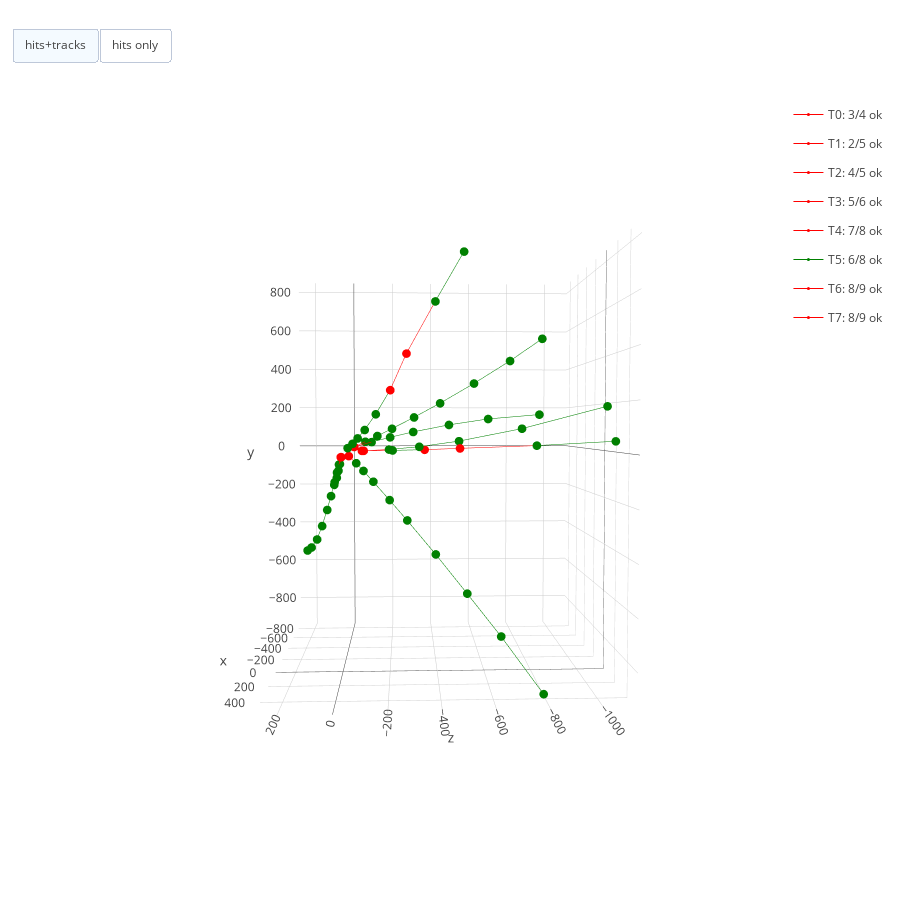

The code cell stored with this chart in its notebook:
### Code cell
invalid_tracks = [t for t in final_tracks if not dw.is_real_xplet(t)]
iplot_results_tracks(dw, invalid_tracks, dims=list('zxy'))

### Figure 1 — Plotly figure (JSON) as saved in the notebook; plotly's stock layout.template omitted (floating-point values rounded to 4 significant figures)
{"data": [{"hoverinfo": "name+text", "legendgroup": "0", "line": {"color": "red", "width": 1}, "marker": {"size": 3}, "name": "T0: 3/4 ok", "opacity": 1, "showlegend": true, "text": ["21771", "29759", "36722", "43102", "74500"], "type": "scatter3d", "uid": "cc75b5d8-b5c3-4970-bd02-2753bbe36c2b", "x": [7.704, 13.37], "y": [-17.29, -43.03], "z": [-26.57, -56.98]}, {"hoverinfo": "name+text", "legendgroup": "0", "line": {"color": "green", "width": 1}, "marker": {"size": 3}, "name": "T0: 3/4 ok", "opacity": 1, "showlegend": false, "text": ["21771", "29759", "36722", "43102", "74500"], "type": "scatter3d", "uid": "e1a2dc3e-0b32-48e9-b61a-dd436ceb6268", "x": [13.37, 22.03], "y": [-43.03, -75.21], "z": [-56.98, -86.84]}, {"hoverinfo": "name+text", "legendgroup": "0", "line": {"color": "green", "width": 1}, "marker": {"size": 3}, "name": "T0: 3/4 ok", "opacity": 1, "showlegend": false, "text": ["21771", "29759", "36722", "43102", "74500"], "type": "scatter3d", "uid": "fa9fd101-7961-4eb9-8452-027988faed07", "x": [22.03, 32.99], "y": [-75.21, -122.2], "z": [-86.84, -120.3]}, {"hoverinfo": "name+text", "legendgroup": "0", "line": {"color": "green", "width": 1}, "marker": {"size": 3}, "name": "T0: 3/4 ok", "opacity": 1, "showlegend": false, "text": ["21771", "29759", "36722", "43102", "74500"], "type": "scatter3d", "uid": "01ae10c4-62fa-40b8-b251-c1d2e47b26af", "x": [32.99, 51], "y": [-122.2, -206.9], "z": [-120.3, -156.9]}, {"hoverinfo": "name+text", "legendgroup": "1", "line": {"color": "red", "width": 1}, "marker": {"size": 3}, "name": "T1: 2/5 ok", "opacity": 1, "showlegend": true, "text": ["18678", "26826", "33989", "40074", "71645", "78434"], "type": "scatter3d", "uid": "c990cf42-b283-4de3-aef4-328ae5c4ab13", "x": [-83.92, -212.7], "y": [31.58, 72.07], "z": [1.686, 4.289]}, {"hoverinfo": "name+text", "legendgroup": "1", "line": {"color": "green", "width": 1}, "marker": {"size": 3}, "name": "T1: 2/5 ok", "opacity": 1, "showlegend": false, "text": ["18678", "26826", "33989", "40074", "71645", "78434"], "type": "scatter3d", "uid": "cdeff0f1-013d-45dc-98db-4ae6d8f37578", "x": [-212.7, -344.2], "y": [72.07, 115.8], "z": [4.289, 8.168]}, {"hoverinfo": "name+text", "legendgroup": "1", "line": {"color": "red", "width": 1}, "marker": {"size": 3}, "name": "T1: 2/5 ok", "opacity": 1, "showlegend": false, "text": ["18678", "26826", "33989", "40074", "71645", "78434"], "type": "scatter3d", "uid": "32f4f6d2-0d2e-4e10-9402-536dc538fd2c", "x": [-344.2, -485.8], "y": [115.8, 170.6], "z": [8.168, 15.0]}, {"hoverinfo": "name+text", "legendgroup": "1", "line": {"color": "red", "width": 1}, "marker": {"size": 3}, "name": "T1: 2/5 ok", "opacity": 1, "showlegend": false, "text": ["18678", "26826", "33989", "40074", "71645", "78434"], "type": "scatter3d", "uid": "ca1393dd-862e-4881-9917-b67b5d609ea0", "x": [-485.8, -783.8], "y": [170.6, 261.2], "z": [15.0, 27.99]}, {"hoverinfo": "name+text", "legendgroup": "1", "line": {"color": "green", "width": 1}, "marker": {"size": 3}, "name": "T1: 2/5 ok", "opacity": 1, "showlegend": false, "text": ["18678", "26826", "33989", "40074", "71645", "78434"], "type": "scatter3d", "uid": "1cdcc323-114f-4ce2-91a2-b302d70e300d", "x": [-783.8, -1075.0], "y": [261.2, 356.6], "z": [27.99, 46.59]}, {"hoverinfo": "name+text", "legendgroup": "2", "line": {"color": "red", "width": 1}, "marker": {"size": 3}, "name": "T2: 4/5 ok", "opacity": 1, "showlegend": true, "text": ["18636", "27337", "33996", "40083", "71884", "78442"], "type": "scatter3d", "uid": "16732138-1a36-435b-aca7-f77ae5545f28", "x": [-91.35, -197.8], "y": [31.58, 71.7], "z": [1.587, 7.922]}, {"hoverinfo": "name+text", "legendgroup": "2", "line": {"color": "green", "width": 1}, "marker": {"size": 3}, "name": "T2: 4/5 ok", "opacity": 1, "showlegend": false, "text": ["18636", "27337", "33996", "40083", "71884", "78442"], "type": "scatter3d", "uid": "b10f93e4-37f9-4247-acbc-9ab0ed8ac902", "x": [-197.8, -322.4], "y": [71.7, 114.5], "z": [7.922, 20.43]}, {"hoverinfo": "name+text", "legendgroup": "2", "line": {"color": "green", "width": 1}, "marker": {"size": 3}, "name": "T2: 4/5 ok", "opacity": 1, "showlegend": false, "text": ["18636", "27337", "33996", "40083", "71884", "78442"], "type": "scatter3d", "uid": "106e6415-daa1-4839-8e35-fbc443b4342b", "x": [-322.4, -482.0], "y": [114.5, 167.2], "z": [20.43, 44.09]}, {"hoverinfo": "name+text", "legendgroup": "2", "line": {"color": "green", "width": 1}, "marker": {"size": 3}, "name": "T2: 4/5 ok", "opacity": 1, "showlegend": false, "text": ["18636", "27337", "33996", "40083", "71884", "78442"], "type": "scatter3d", "uid": "e76bf241-3632-43aa-9676-36c5a0691d19", "x": [-482.0, -727.6], "y": [167.2, 239.8], "z": [44.09, 94.78]}, {"hoverinfo": "name+text", "legendgroup": "2", "line": {"color": "green", "width": 1}, "marker": {"size": 3}, "name": "T2: 4/5 ok", "opacity": 1, "showlegend": false, "text": ["18636", "27337", "33996", "40083", "71884", "78442"], "type": "scatter3d", "uid": "de4d7e7b-224e-451d-93c5-d626358a5419", "x": [-727.6, -1052.0], "y": [239.8, 313.7], "z": [94.78, 182.0]}, {"hoverinfo": "name+text", "legendgroup": "3", "line": {"color": "red", "width": 1}, "marker": {"size": 3}, "name": "T3: 5/6 ok", "opacity": 1, "showlegend": true, "text": ["21237", "28367", "35078", "40915", "72974", "79461", "85578"], "type": "scatter3d", "uid": "b9616dd8-87b2-428b-b05b-622df957b2f2", "x": [-48.4, -121.1], "y": [-27.55, -62.41], "z": [16.38, 36.19]}, {"hoverinfo": "name+text", "legendgroup": "3", "line": {"color": "green", "width": 1}, "marker": {"size": 3}, "name": "T3: 5/6 ok", "opacity": 1, "showlegend": false, "text": ["21237", "28367", "35078", "40915", "72974", "79461", "85578"], "type": "scatter3d", "uid": "42519a54-ca8f-4132-a8c4-60522587acb4", "x": [-121.1, -199.7], "y": [-62.41, -101.3], "z": [36.19, 55.97]}, {"hoverinfo": "name+text", "legendgroup": "3", "line": {"color": "green", "width": 1}, "marker": {"size": 3}, "name": "T3: 5/6 ok", "opacity": 1, "showlegend": false, "text": ["21237", "28367", "35078", "40915", "72974", "79461", "85578"], "type": "scatter3d", "uid": "065bab58-27bc-4eab-845f-7ef23c470a13", "x": [-199.7, -300.3], "y": [-101.3, -152.1], "z": [55.97, 78.88]}, {"hoverinfo": "name+text", "legendgroup": "3", "line": {"color": "green", "width": 1}, "marker": {"size": 3}, "name": "T3: 5/6 ok", "opacity": 1, "showlegend": false, "text": ["21237", "28367", "35078", "40915", "72974", "79461", "85578"], "type": "scatter3d", "uid": "893c651b-40c9-4e91-bf02-bd5258c42f48", "x": [-300.3, -461.8], "y": [-152.1, -235.7], "z": [78.88, 109.9]}, {"hoverinfo": "name+text", "legendgroup": "3", "line": {"color": "green", "width": 1}, "marker": {"size": 3}, "name": "T3: 5/6 ok", "opacity": 1, "showlegend": false, "text": ["21237", "28367", "35078", "40915", "72974", "79461", "85578"], "type": "scatter3d", "uid": "25beae9c-2fa0-45dc-a635-1b3a70a0ee09", "x": [-461.8, -648.3], "y": [-235.7, -334.6], "z": [109.9, 137.3]}, {"hoverinfo": "name+text", "legendgroup": "3", "line": {"color": "green", "width": 1}, "marker": {"size": 3}, "name": "T3: 5/6 ok", "opacity": 1, "showlegend": false, "text": ["21237", "28367", "35078", "40915", "72974", "79461", "85578"], "type": "scatter3d", "uid": "651604d5-b549-410b-a631-1248d72242e3", "x": [-648.3, -908.1], "y": [-334.6, -475.9], "z": [137.3, 159.3]}, {"hoverinfo": "name+text", "legendgroup": "4", "line": {"color": "red", "width": 1}, "marker": {"size": 3}, "name": "T4: 7/8 ok", "opacity": 1, "showlegend": true, "text": ["21216", "28364", "35080", "41733", "73363", "80100", "86293", "92029", "108036"], "type": "scatter3d", "uid": "a0c2c6b3-2f02-4450-bab4-be6d933764ee", "x": [-48.82, -94.45], "y": [-27.47, -61.81], "z": [16.56, 37.84]}, {"hoverinfo": "name+text", "legendgroup": "4", "line": {"color": "green", "width": 1}, "marker": {"size": 3}, "name": "T4: 7/8 ok", "opacity": 1, "showlegend": false, "text": ["21216", "28364", "35080", "41733", "73363", "80100", "86293", "92029", "108036"], "type": "scatter3d", "uid": "ce675f9f-e6bf-4334-b235-967f8a6aab49", "x": [-94.45, -144.6], "y": [-61.81, -98.71], "z": [37.84, 61.96]}, {"hoverinfo": "name+text", "legendgroup": "4", "line": {"color": "green", "width": 1}, "marker": {"size": 3}, "name": "T4: 7/8 ok", "opacity": 1, "showlegend": false, "text": ["21216", "28364", "35080", "41733", "73363", "80100", "86293", "92029", "108036"], "type": "scatter3d", "uid": "7a67e3b3-be2f-4ac8-aecd-49007e4f91f6", "x": [-144.6, -207.4], "y": [-98.71, -144.2], "z": [61.96, 93.04]}, {"hoverinfo": "name+text", "legendgroup": "4", "line": {"color": "green", "width": 1}, "marker": {"size": 3}, "name": "T4: 7/8 ok", "opacity": 1, "showlegend": false, "text": ["21216", "28364", "35080", "41733", "73363", "80100", "86293", "92029", "108036"], "type": "scatter3d", "uid": "9e4179ac-5520-48c0-a821-2cb28b5185ac", "x": [-207.4, -304.8], "y": [-144.2, -213.4], "z": [93.04, 143.4]}, {"hoverinfo": "name+text", "legendgroup": "4", "line": {"color": "green", "width": 1}, "marker": {"size": 3}, "name": "T4: 7/8 ok", "opacity": 1, "showlegend": false, "text": ["21216", "28364", "35080", "41733", "73363", "80100", "86293", "92029", "108036"], "type": "scatter3d", "uid": "7d0b907c-ebe1-4bac-991f-989e2989a084", "x": [-304.8, -424.6], "y": [-213.4, -295.5], "z": [143.4, 208.5]}, {"hoverinfo": "name+text", "legendgroup": "4", "line": {"color": "green", "width": 1}, "marker": {"size": 3}, "name": "T4: 7/8 ok", "opacity": 1, "showlegend": false, "text": ["21216", "28364", "35080", "41733", "73363", "80100", "86293", "92029", "108036"], "type": "scatter3d", "uid": "0a07b0d5-c541-4bc4-b807-38d100f062f9", "x": [-424.6, -588], "y": [-295.5, -403.2], "z": [208.5, 303.8]}, {"hoverinfo": "name+text", "legendgroup": "4", "line": {"color": "green", "width": 1}, "marker": {"size": 3}, "name": "T4: 7/8 ok", "opacity": 1, "showlegend": false, "text": ["21216", "28364", "35080", "41733", "73363", "80100", "86293", "92029", "108036"], "type": "scatter3d", "uid": "a515b0c1-0d50-4bf3-9c8a-02abdf4c6be2", "x": [-588, -771.2], "y": [-403.2, -516.7], "z": [303.8, 418.0]}, {"hoverinfo": "name+text", "legendgroup": "4", "line": {"color": "green", "width": 1}, "marker": {"size": 3}, "name": "T4: 7/8 ok", "opacity": 1, "showlegend": false, "text": ["21216", "28364", "35080", "41733", "73363", "80100", "86293", "92029", "108036"], "type": "scatter3d", "uid": "e0d991d3-4888-4099-8d70-23690db388c4", "x": [-771.2, -943.2], "y": [-516.7, -618.2], "z": [418.0, 535.2]}, {"hoverinfo": "name+text", "legendgroup": "5", "line": {"color": "green", "width": 1}, "marker": {"size": 3}, "name": "T5: 6/8 ok", "opacity": 1, "showlegend": true, "text": ["20370", "29064", "35486", "42092", "74186", "80773", "87180", "93059", "108944"], "type": "scatter3d", "uid": "4755f970-4082-43d4-b877-3d6cbeced1f1", "x": [-24.42, -46.98], "y": [29.37, 65.36], "z": [12.75, 31.81]}, {"hoverinfo": "name+text", "legendgroup": "5", "line": {"color": "green", "width": 1}, "marker": {"size": 3}, "name": "T5: 6/8 ok", "opacity": 1, "showlegend": false, "text": ["20370", "29064", "35486", "42092", "74186", "80773", "87180", "93059", "108944"], "type": "scatter3d", "uid": "8f00331d-7926-4860-9b3e-c727d847dd4c", "x": [-46.98, -70.12], "y": [65.36, 101.1], "z": [31.81, 54.51]}, {"hoverinfo": "name+text", "legendgroup": "5", "line": {"color": "green", "width": 1}, "marker": {"size": 3}, "name": "T5: 6/8 ok", "opacity": 1, "showlegend": false, "text": ["20370", "29064", "35486", "42092", "74186", "80773", "87180", "93059", "108944"], "type": "scatter3d", "uid": "23e25fe7-a8f6-49bb-ab6c-9ea55310dc69", "x": [-70.12, -101.2], "y": [101.1, 146.1], "z": [54.51, 89.26]}, {"hoverinfo": "name+text", "legendgroup": "5", "line": {"color": "green", "width": 1}, "marker": {"size": 3}, "name": "T5: 6/8 ok", "opacity": 1, "showlegend": false, "text": ["20370", "29064", "35486", "42092", "74186", "80773", "87180", "93059", "108944"], "type": "scatter3d", "uid": "f890ed89-f810-4485-aa51-396c416b7824", "x": [-101.2, -148], "y": [146.1, 206.5], "z": [89.26, 151.9]}, {"hoverinfo": "name+text", "legendgroup": "5", "line": {"color": "green", "width": 1}, "marker": {"size": 3}, "name": "T5: 6/8 ok", "opacity": 1, "showlegend": false, "text": ["20370", "29064", "35486", "42092", "74186", "80773", "87180", "93059", "108944"], "type": "scatter3d", "uid": "9e0350ee-8628-45de-b847-f8536ac5166e", "x": [-148, -206.6], "y": [206.5, 266.7], "z": [151.9, 245.3]}, {"hoverinfo": "name+text", "legendgroup": "5", "line": {"color": "red", "width": 1}, "marker": {"size": 3}, "name": "T5: 6/8 ok", "opacity": 1, "showlegend": false, "text": ["20370", "29064", "35486", "42092", "74186", "80773", "87180", "93059", "108944"], "type": "scatter3d", "uid": "ee55343c-2076-4497-bfcf-2e514a7da29e", "x": [-206.6, -270], "y": [266.7, 314.0], "z": [245.3, 383.8]}, {"hoverinfo": "name+text", "legendgroup": "5", "line": {"color": "red", "width": 1}, "marker": {"size": 3}, "name": "T5: 6/8 ok", "opacity": 1, "showlegend": false, "text": ["20370", "29064", "35486", "42092", "74186", "80773", "87180", "93059", "108944"], "type": "scatter3d", "uid": "db0a6678-067b-4a14-aa62-3ade12840c15", "x": [-270, -381.4], "y": [314.0, 311.3], "z": [383.8, 584.0]}, {"hoverinfo": "name+text", "legendgroup": "5", "line": {"color": "green", "width": 1}, "marker": {"size": 3}, "name": "T5: 6/8 ok", "opacity": 1, "showlegend": false, "text": ["20370", "29064", "35486", "42092", "74186", "80773", "87180", "93059", "108944"], "type": "scatter3d", "uid": "9ca444df-db54-474f-8bab-484424b2e2e2", "x": [-381.4, -498.8], "y": [311.3, 211.4], "z": [584.0, 794.7]}, {"hoverinfo": "name+text", "legendgroup": "6", "line": {"color": "red", "width": 1}, "marker": {"size": 3}, "name": "T6: 8/9 ok", "opacity": 1, "showlegend": true, "text": ["21751", "29755", "36738", "43124", "75149", "82027", "88584", "94857", "110746", "115870"], "type": "scatter3d", "uid": "e80df54c-463a-4427-acd3-4bcb34ed89b8", "x": [5.679, 17.05], "y": [-17.58, -39.78], "z": [-26.43, -58.96]}, {"hoverinfo": "name+text", "legendgroup": "6", "line": {"color": "green", "width": 1}, "marker": {"size": 3}, "name": "T6: 8/9 ok", "opacity": 1, "showlegend": false, "text": ["21751", "29755", "36738", "43124", "75149", "82027", "88584", "94857", "110746", "115870"], "type": "scatter3d", "uid": "6620e3fe-6b48-4289-9841-964810555cd9", "x": [17.05, 27.51], "y": [-39.78, -66.03], "z": [-58.96, -94.21]}, {"hoverinfo": "name+text", "legendgroup": "6", "line": {"color": "green", "width": 1}, "marker": {"size": 3}, "name": "T6: 8/9 ok", "opacity": 1, "showlegend": false, "text": ["21751", "29755", "36738", "43124", "75149", "82027", "88584", "94857", "110746", "115870"], "type": "scatter3d", "uid": "858860eb-468f-41d5-8735-1be41a2687b7", "x": [27.51, 40.73], "y": [-66.03, -101.8], "z": [-94.21, -138.1]}, {"hoverinfo": "name+text", "legendgroup": "6", "line": {"color": "green", "width": 1}, "marker": {"size": 3}, "name": "T6: 8/9 ok", "opacity": 1, "showlegend": false, "text": ["21751", "29755", "36738", "43124", "75149", "82027", "88584", "94857", "110746", "115870"], "type": "scatter3d", "uid": "9c6b372b-ed52-43e2-9a74-d866f770f859", "x": [40.73, 61.6], "y": [-101.8, -161.9], "z": [-138.1, -203.4]}, {"hoverinfo": "name+text", "legendgroup": "6", "line": {"color": "green", "width": 1}, "marker": {"size": 3}, "name": "T6: 8/9 ok", "opacity": 1, "showlegend": false, "text": ["21751", "29755", "36738", "43124", "75149", "82027", "88584", "94857", "110746", "115870"], "type": "scatter3d", "uid": "adb974b8-82e6-4d60-8ead-3d9881e43f1b", "x": [61.6, 85.2], "y": [-161.9, -235.4], "z": [-203.4, -271.6]}, {"hoverinfo": "name+text", "legendgroup": "6", "line": {"color": "green", "width": 1}, "marker": {"size": 3}, "name": "T6: 8/9 ok", "opacity": 1, "showlegend": false, "text": ["21751", "29755", "36738", "43124", "75149", "82027", "88584", "94857", "110746", "115870"], "type": "scatter3d", "uid": "7a32b4a9-02fb-4856-92b6-3991bc4f51e3", "x": [85.2, 119.2], "y": [-235.4, -350.9], "z": [-271.6, -357.5]}, {"hoverinfo": "name+text", "legendgroup": "6", "line": {"color": "green", "width": 1}, "marker": {"size": 3}, "name": "T6: 8/9 ok", "opacity": 1, "showlegend": false, "text": ["21751", "29755", "36738", "43124", "75149", "82027", "88584", "94857", "110746", "115870"], "type": "scatter3d", "uid": "0f5527b8-5b07-4558-b07c-a46692ba9b2d", "x": [119.2, 157.4], "y": [-350.9, -497.1], "z": [-357.5, -438.8]}, {"hoverinfo": "name+text", "legendgroup": "6", "line": {"color": "green", "width": 1}, "marker": {"size": 3}, "name": "T6: 8/9 ok", "opacity": 1, "showlegend": false, "text": ["21751", "29755", "36738", "43124", "75149", "82027", "88584", "94857", "110746", "115870"], "type": "scatter3d", "uid": "ace8426a-ed94-4dba-8392-b6de7f8781b2", "x": [157.4, 200.6], "y": [-497.1, -652.3], "z": [-438.8, -499.1]}, {"hoverinfo": "name+text", "legendgroup": "6", "line": {"color": "green", "width": 1}, "marker": {"size": 3}, "name": "T6: 8/9 ok", "opacity": 1, "showlegend": false, "text": ["21751", "29755", "36738", "43124", "75149", "82027", "88584", "94857", "110746", "115870"], "type": "scatter3d", "uid": "fd1c1957-fe9e-4fce-bfe5-4fba73a810e9", "x": [200.6, 243.8], "y": [-652.3, -864.9], "z": [-499.1, -544.6]}, {"hoverinfo": "name+text", "legendgroup": "7", "line": {"color": "red", "width": 1}, "marker": {"size": 3}, "name": "T7: 8/9 ok", "opacity": 1, "showlegend": true, "text": ["20091", "28833", "35348", "41975", "73536", "80266", "86722", "92645", "108591", "113372"], "type": "scatter3d", "uid": "19dfc434-4a23-44b5-86e0-8278b97336ba", "x": [-28.86, -61.41], "y": [25.52, 53.82], "z": [-20.6, -49.16]}, {"hoverinfo": "name+text", "legendgroup": "7", "line": {"color": "green", "width": 1}, "marker": {"size": 3}, "name": "T7: 8/9 ok", "opacity": 1, "showlegend": false, "text": ["20091", "28833", "35348", "41975", "73536", "80266", "86722", "92645", "108591", "113372"], "type": "scatter3d", "uid": "90f6a56d-2b25-4d3a-ab7a-6c9048c83868", "x": [-61.41, -92.71], "y": [53.82, 83.4], "z": [-49.16, -79.79]}, {"hoverinfo": "name+text", "legendgroup": "7", "line": {"color": "green", "width": 1}, "marker": {"size": 3}, "name": "T7: 8/9 ok", "opacity": 1, "showlegend": false, "text": ["20091", "28833", "35348", "41975", "73536", "80266", "86722", "92645", "108591", "113372"], "type": "scatter3d", "uid": "3102df1d-a3f3-44c9-bd40-1263311426ae", "x": [-92.71, -134.6], "y": [83.4, 121.7], "z": [-79.79, -122.0]}, {"hoverinfo": "name+text", "legendgroup": "7", "line": {"color": "green", "width": 1}, "marker": {"size": 3}, "name": "T7: 8/9 ok", "opacity": 1, "showlegend": false, "text": ["20091", "28833", "35348", "41975", "73536", "80266", "86722", "92645", "108591", "113372"], "type": "scatter3d", "uid": "339daf67-c8d3-401a-8d1d-3de8e53f8089", "x": [-134.6, -201.8], "y": [121.7, 180.3], "z": [-122.0, -192.3]}, {"hoverinfo": "name+text", "legendgroup": "7", "line": {"color": "green", "width": 1}, "marker": {"size": 3}, "name": "T7: 8/9 ok", "opacity": 1, "showlegend": false, "text": ["20091", "28833", "35348", "41975", "73536", "80266", "86722", "92645", "108591", "113372"], "type": "scatter3d", "uid": "9bab10f1-6f7a-4bdc-82ad-7989c2b42ad0", "x": [-201.8, -272.4], "y": [180.3, 237.2], "z": [-192.3, -268.4]}, {"hoverinfo": "name+text", "legendgroup": "7", "line": {"color": "green", "width": 1}, "marker": {"size": 3}, "name": "T7: 8/9 ok", "opacity": 1, "showlegend": false, "text": ["20091", "28833", "35348", "41975", "73536", "80266", "86722", "92645", "108591", "113372"], "type": "scatter3d", "uid": "38a81132-6336-43af-9ddb-fa1180344466", "x": [-272.4, -382.6], "y": [237.2, 316.5], "z": [-268.4, -392.7]}, {"hoverinfo": "name+text", "legendgroup": "7", "line": {"color": "green", "width": 1}, "marker": {"size": 3}, "name": "T7: 8/9 ok", "opacity": 1, "showlegend": false, "text": ["20091", "28833", "35348", "41975", "73536", "80266", "86722", "92645", "108591", "113372"], "type": "scatter3d", "uid": "8b86a814-ed12-4fa5-950a-62f3cbda5e9b", "x": [-382.6, -500], "y": [316.5, 389.7], "z": [-392.7, -532.8]}, {"hoverinfo": "name+text", "legendgroup": "7", "line": {"color": "green", "width": 1}, "marker": {"size": 3}, "name": "T7: 8/9 ok", "opacity": 1, "showlegend": false, "text": ["20091", "28833", "35348", "41975", "73536", "80266", "86722", "92645", "108591", "113372"], "type": "scatter3d", "uid": "c5430806-c54a-4b6a-8375-481442b52c0c", "x": [-500, -623.4], "y": [389.7, 451.2], "z": [-532.8, -683.8]}, {"hoverinfo": "name+text", "legendgroup": "7", "line": {"color": "green", "width": 1}, "marker": {"size": 3}, "name": "T7: 8/9 ok", "opacity": 1, "showlegend": false, "text": ["20091", "28833", "35348", "41975", "73536", "80266", "86722", "92645", "108591", "113372"], "type": "scatter3d", "uid": "63b20afd-3b04-4e8f-9dc4-0fadacfed0af", "x": [-623.4, -775.4], "y": [451.2, 508.9], "z": [-683.8, -886.5]}], "layout": {"height": 900, "hovermode": "closest", "scene": {"aspectmode": "auto", "aspectratio": {"x": 0.9096, "y": 0.9479, "z": 1.16}, "camera": {"center": {"x": 0, "y": 0, "z": 0}, "eye": {"x": 0.1, "y": 2.5, "z": 0.1}, "up": {"x": 0, "y": 0, "z": 1}}, "xaxis": {"title": "z", "type": "linear"}, "yaxis": {"title": "x", "type": "linear"}, "zaxis": {"title": "y", "type": "linear"}}, "showlegend": true, "updatemenus": [{"buttons": [{"args": [{"mode": "markers+lines"}], "label": "hits+tracks", "method": "update"}, {"args": [{"mode": "markers"}], "label": "hits only", "method": "update"}], "direction": "left", "type": "buttons", "x": 0.1, "xanchor": "right", "y": 1.1, "yanchor": "top"}], "width": 900}}
